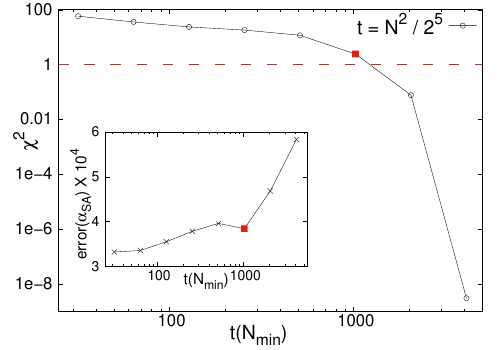

This chart was generated by the following gnuplot code:
set term postscript enhanced color eps dl 2.5
set encoding iso_8859_1
filenameoutput="SA_K_3_fits_squared_a_2to-5_chi_sqr_vs_N_nmax_524288.eps"
set output filenameoutput

reset
set size 1,1
set origin 0,0
set multi
set log
set lmargin 10
set bmargin 4
set ylabel "{/=28 {/Symbol c}^{2}}" rotate by 90 offset 1,2
set xlabel "{/=28 t(N_{min})}" offset -2,0
set key spacing 2.0 maxrows 10 width 6 at 5000,60
set xrange [25:5000]
set yrange [0.000000001:100]
set tics  font ",24"
set ytics ( "1e-8" 1e-8, "1e-6" 1e-6, "1e-4" 1e-4, "0.01" 0.01, "1" 1, "100" 100)
set arrow nohead from 25, 1 to 5000, 1 dt 2 lw 3 lc 7


p '../../Results/SAT/SimulatedAnnealing/FiniteSize/ProcessedData/best_chi_K_3_squared_a_2to-5_nmax_524288.txt' u 2:3 title "{/=28 t = N^{2} / 2^{5}}" ps 1.2 pt 6 lc 8 w lp \
, '../../Results/SAT/SimulatedAnnealing/FiniteSize/ProcessedData/best_chi_K_3_squared_a_2to-5_nmax_524288.txt' u ($2==1024?$2:1/0):3 notitle ps 1.5 pt 5 lc 7 lw 3 w lp


 
reset

set size 0.5,0.5
set origin 0.15,0.15
set log x
set ylabel "{/=22 error({/Symbol a}_{SA}) X 10^{4}}" rotate by 90 offset -0.5,-0.5
set xlabel "{/=22 t(N_{min})}" offset 0,1
set key spacing 2.0 maxrows 10 width 6 at 0.0023,4.01
set xrange [25:5500]
set yrange [3:6]
set tics  font ",20"
set format y "%g"
set ytics 3,1,6


p '../../Results/SAT/SimulatedAnnealing/FiniteSize/ProcessedData/best_chi_K_3_squared_a_2to-5_nmax_524288.txt' u 2:($5*10000) notitle ps 1.2 pt 2 lc 8 w lp \
, '../../Results/SAT/SimulatedAnnealing/FiniteSize/ProcessedData/best_chi_K_3_squared_a_2to-5_nmax_524288.txt' u ($2==1024?$2:1/0):($5*10000) notitle ps 1.5 pt 5 lc 7 lw 3 w lp